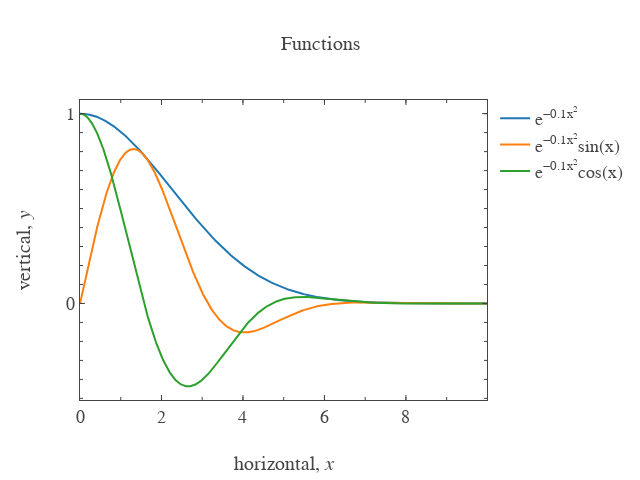

Notebook code for this chart:
### Markdown cell above
`\u2212` is a minus sign in unicode.
You may find other examples of unicode at [Unicode/List of useful symbols](https://en.wikibooks.org/wiki/Unicode/List_of_useful_symbols)

### Code cell
plt.scatter(data).show()

### Figure 1 — Plotly figure (JSON) as saved in the notebook; plotly's stock layout.template omitted (floating-point values rounded to 4 significant figures; data arrays with more than 128 entries replaced by an {"elided": "..."} marker saying what was removed)
{"data": [{"name": "e<sup>−0.1x<sup>2</sup></sup>", "type": "scatter", "uid": "d5e088a3-2727-422e-a206-007f22da8be6", "x": {"elided": "1000 float values"}, "y": {"elided": "1000 float values"}}, {"name": "e<sup>−0.1x<sup>2</sup></sup>sin(x)", "type": "scatter", "uid": "cc93257f-1855-41bd-964e-e14d745bb6f9", "x": {"elided": "1000 float values"}, "y": {"elided": "1000 float values"}}, {"name": "e<sup>−0.1x<sup>2</sup></sup>cos(x)", "type": "scatter", "uid": "82d5fc4e-8cca-46af-a4bd-f678a6d4994e", "x": {"elided": "1000 float values"}, "y": {"elided": "1000 float values"}}, {"type": "scatter", "uid": "9450be74-d61f-4bce-adf7-7cfc48ffd3b5", "visible": false, "xaxis": "x100", "yaxis": "y100"}], "layout": {"font": {"family": "Arial", "size": 18}, "height": 480, "title": "Functions", "titlefont": {"family": "Arial", "size": 20}, "width": 640, "xaxis": {"dtick": 2, "hoverformat": ".f", "mirror": "ticks", "range": [0, 9.99], "showgrid": false, "showline": true, "showticklabels": true, "ticklen": 5, "ticks": "inside", "title": "horizontal, <i>x</i>", "titlefont": {"family": "Arial", "size": 20}, "zeroline": false}, "xaxis100": {"dtick": 1, "mirror": "ticks", "overlaying": "x", "range": [0, 9.99], "scaleanchor": "x", "showgrid": false, "showline": false, "showticklabels": false, "ticklen": 3, "ticks": "inside", "zeroline": false}, "yaxis": {"dtick": 1, "hoverformat": ".f", "mirror": "ticks", "range": [-0.5086, 1.072], "showgrid": false, "showline": true, "showticklabels": true, "ticklen": 5, "ticks": "inside", "title": "vertical, <i>y</i>", "titlefont": {"family": "Arial", "size": 20}, "zeroline": false}, "yaxis100": {"dtick": 0.1, "mirror": "ticks", "overlaying": "y", "range": [-0.5086, 1.072], "scaleanchor": "y", "showgrid": false, "showline": false, "showticklabels": false, "ticklen": 3, "ticks": "inside", "zeroline": false}}}
